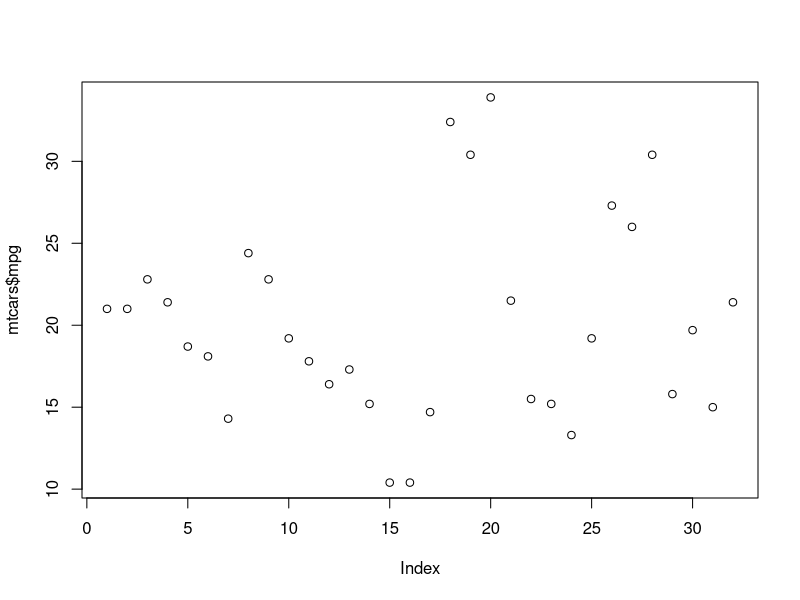
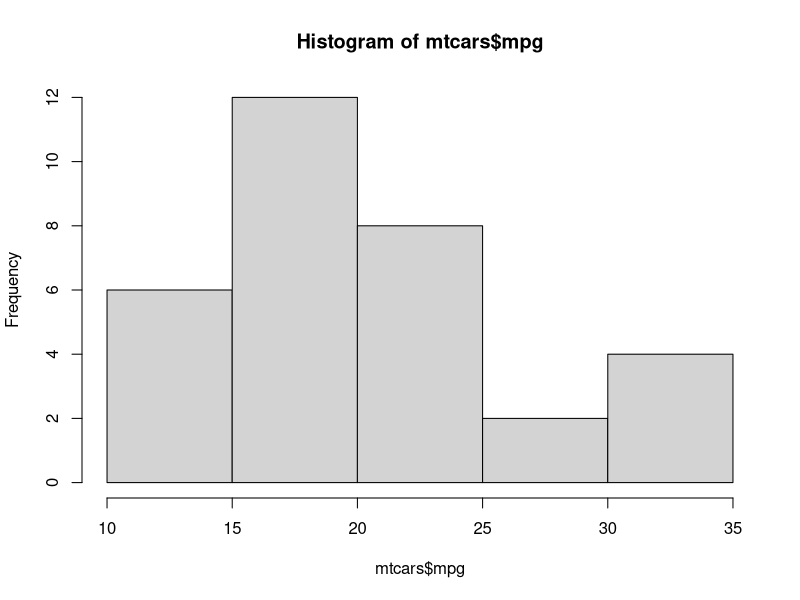
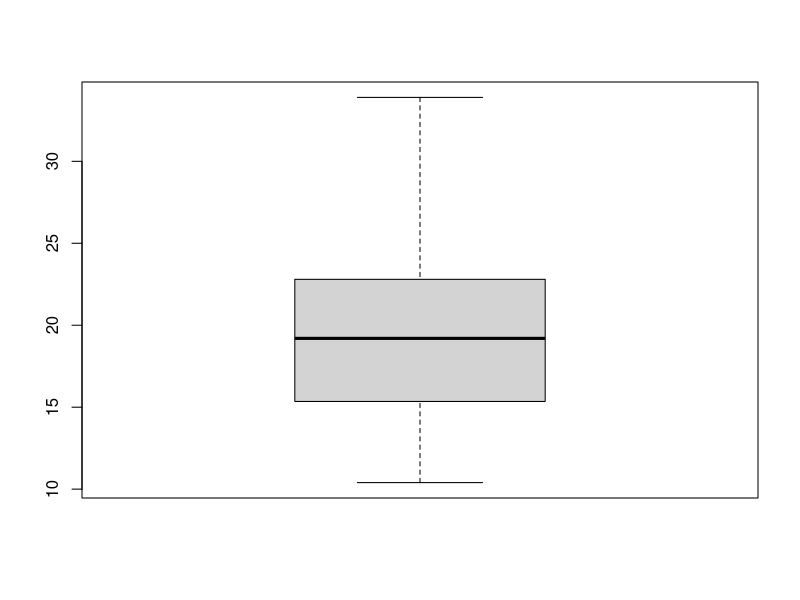
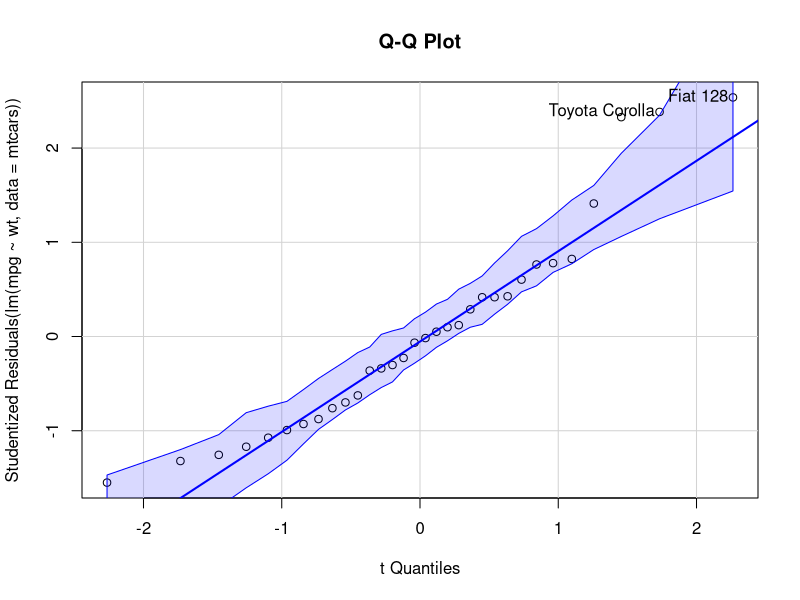

Generate these figures, in order, with R:


################### Descriptive Statistics ###################


#gives all summary statistics for the dataset
library(psych)
describe(mtcars)

#plot basic graphs
plot(mtcars$mpg)
hist(mtcars$mpg)
boxplot(mtcars$mpg)


#correlation
#Pearson : linear relationship 2 numerical
#Spearman rank : if relationship has either/or ordinal
cor(mtcars, use="complete.obs", method = "pearson")

#covariance
cov(mtcars)





################### Tests ###################

library(car)

#Normality Assumption check
qqPlot(lm(mpg~wt,data=mtcars),main="Q-Q Plot",labels=F)

#Homogeniety test
bartlett.test(mpg~cyl, data=mtcars)


#ANOVA

